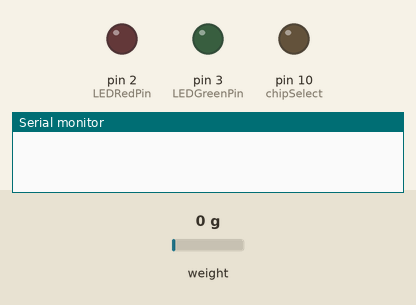
A sketch run on a simulated Arduino Uno, built with avr-gcc and run on an emulated ATmega328P. Shown: output pins drawn as LEDs (lit = HIGH), the last lines printed to the serial monitor. The inputs (shaded band) are chosen by the test bench; at power-on: weight on the scale 0 g. Storage starts empty.

Above: at 0.1 s.
At 2.5 s:
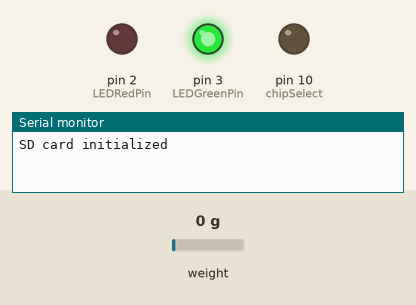
Timing chart, 0 to 4.0 s (numbered marks = the images above):
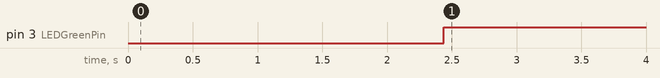

Measured:
- by itself, pin 3 (LEDGreenPin): LOW → HIGH at 2.4 s

The sketch:

Thrust_Measuring_System.ino
```cpp
// for the SD card reader
#include <SD.h>
#include <SPI.h>

// for the LoadCell
#include <HX711_ADC.h>
#if defined(ESP8266)|| defined(ESP32) || defined(AVR)
#include <EEPROM.h>
#endif

//pins:
const int HX711_dout = 4; //mcu > HX711 dout pin DT goes to pin 4
const int HX711_sck = 5; //mcu > HX711 sck pin sck goes to pin 5

int LEDRedPin = 2;
int LEDGreenPin = 3;

int chipSelect = 10;

// Variables
File data;

float loadCellData;
float timeCount = 0;

HX711_ADC LoadCell(HX711_dout, HX711_sck);

boolean sdBeginSuccess = true;

void setup() {
  // put your setup code here, to run once:
  Serial.begin(57600); delay(10);
  LoadCell.begin();

  // LED pin mode output
  pinMode(LEDRedPin, OUTPUT);
  pinMode(LEDGreenPin, OUTPUT);

  //chipSelect pinMode for SD card
  pinMode(chipSelect, OUTPUT);

  //LoadCell start and tare
  boolean _tare = true;
  unsigned long stabilizingtime = 2000;
  LoadCell.start(stabilizingtime, _tare);

  //LoadCell CalFactor is found by calibrating the scale which is done in an example program
  LoadCell.setCalFactor(213.11);

  if (SD.begin(chipSelect)){ // initialize the SD card
    Serial.println("SD card initialized");

  }else {
    sdBeginSuccess = false;
    Serial.println("SD card failed to initialize");
  }

// removes any previous data.txt files to ensure previous data is not included in the new data.
  if (SD.exists("Data.txt")){
    SD.remove("Data.txt");
    }
}

void loop() {
  // put your main code here, to run repeatedly:
  if (sdBeginSuccess){
    data = SD.open("Data.txt", FILE_WRITE);
    if (data){

      // turns LED green to show system is ready for motor ignition
      digitalWrite(LEDRedPin, LOW);
      digitalWrite(LEDGreenPin, HIGH);

      while(true){
        // gets data from load cell
        LoadCell.update();
        loadCellData = LoadCell.getData();

        // if true the data gets logged to the SD card
        if (loadCellData >= 2){

          timeCount = timeCount + .1;

          // logs the data onto the SD card
          data.print(timeCount);
          data.print(",");
          data.println(loadCellData);

          delay(100);
        }

        // if true the SD card is closed and the program is done
        if (loadCellData <= -2){
          data.close();
          sdBeginSuccess = false;
          return;
        }
      }
    }else{
      sdBeginSuccess = false;
      Serial.println("ERROR: could not open SD card");
      return;
    }
  }else {
    digitalWrite(LEDRedPin, HIGH);
    digitalWrite(LEDGreenPin, LOW);
  }
}
```
